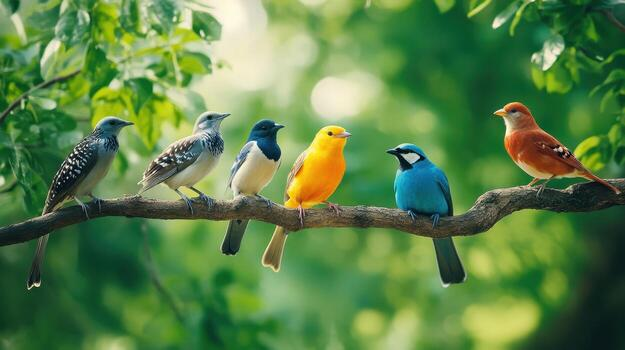
#> input picture lesson_14/images/birds.jpeg, 625 x 350 px, found by its file name
$ python lesson_14.py
#> lines starting #> are read from the running program, lines starting #| are printed output that depends on the picture; after the words box and inside, x2 and y2 are one past the last pixel; in counts of white or black regions, pixels touching at a corner belong together
# Task 1
import numpy as np

def f_to_c(f):
    return(f - 32) * 5/9

np_vectorized = np.vectorize(f_to_c)

temps = [100, 125, 75, 60]

temps_in_c =np_vectorized(temps)

print(temps_in_c)

## Task 2
def power(number, power):
    return number ** power
listpower = np.vectorize(power)

numbers = [3, 5, 9, 4]
powers = [4, 2, 3, 5]

powered_nums = listpower(numbers, powers)
print(powered_nums)


## Task 3
A = np.array([
    [4, 5, 6],
    [3, -1, 1],
    [2, 1, -2]
])

B = np.array([7, 4, 5])

solutions = np.linalg.solve(A, B)
print(solutions)

## Task 4
A = np.array([
    [10, -2, 3],
    [-2, 8, -1],
    [3, -1, 6]
])

B = np.array([12, -5, 15])

solutions = np.linalg.solve(A, B)
print(solutions)

## image manipulation
###task 1
import numpy as np

from PIL import Image

image = Image.open(r"C:\Users\bunyo\OneDrive\Desktop\python\lesson_14\images\birds.jpeg")
#> image is the input picture: PIL image 625x350 RGB; mean R, G, B 90.6, 129.9, 71.9
img_mat = np.array(image)
flp_bird = np.flip(img_mat, axis=(0, 1))
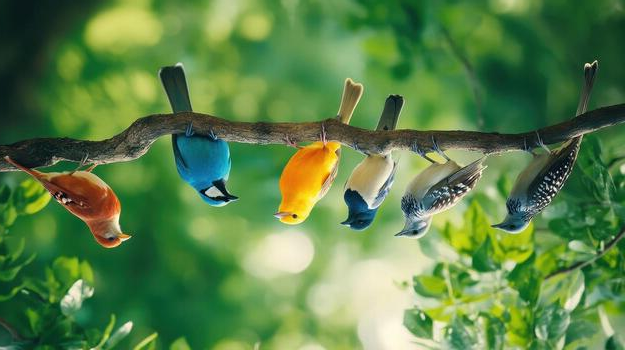
#> flp_bird: shape (350, 625, 3); mean R, G, B 90.6, 129.9, 71.9
new_img = Image.fromarray(flp_bird)
new_img.save("flipped_bird.png")

### task 2
noise = np.random.randint(0, 50, img_mat.shape, dtype='uint8')

noisy_bird_mat = img_mat.astype(np.uint16) + noise
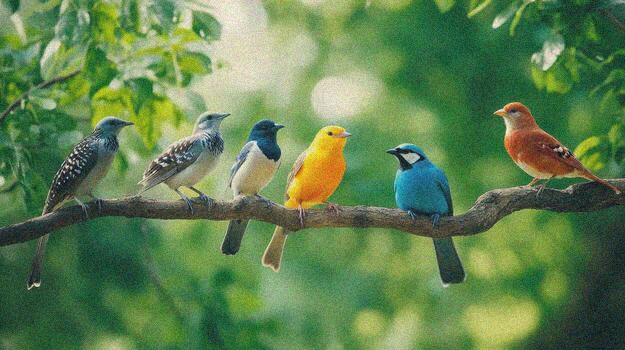
#> noisy_bird_mat: shape (350, 625, 3) uint16; mean R, G, B 115.2, 154.4, 96.4; drawn with min black and max white

noisy_bird_mat = np.clip(noisy_bird_mat, 0, 255).astype(np.uint8)
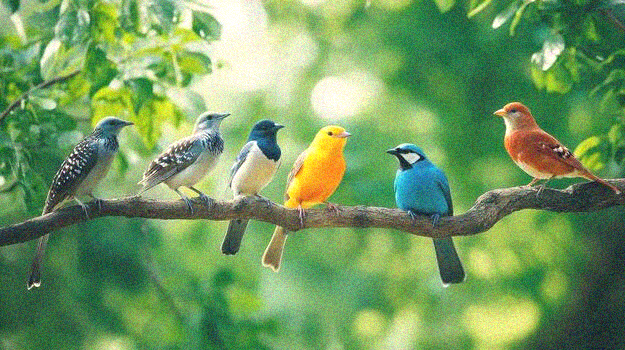
#> noisy_bird_mat: shape (350, 625, 3); mean R, G, B 114.7, 154.1, 96.4
noisy_bird = Image.fromarray(noisy_bird_mat)
noisy_bird.save("noisy.png")

### task 3
bright = img_mat.astype(np.uint16) + 50

bright = np.clip(bright, 0, 255).astype('uint8')
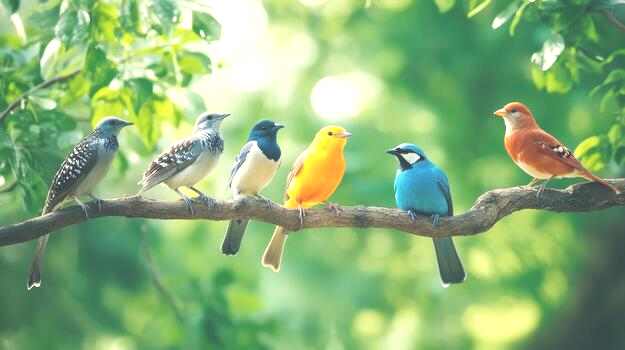
#> bright: shape (350, 625, 3); mean R, G, B 139, 178.5, 121.8
brighten_img = Image.fromarray(bright)
brighten_img.save("brighten_image.png")

### task 4

mask_mat = img_mat.copy()

h, w, c = mask_mat.shape
#> h = 350; w = 625; c = 3
center_h, center_w = h//2, w//2
#> center_h = 175; center_w = 312
mask_mat[center_h - 50 : center_h + 50, center_w - 50 : center_w + 50] = 0
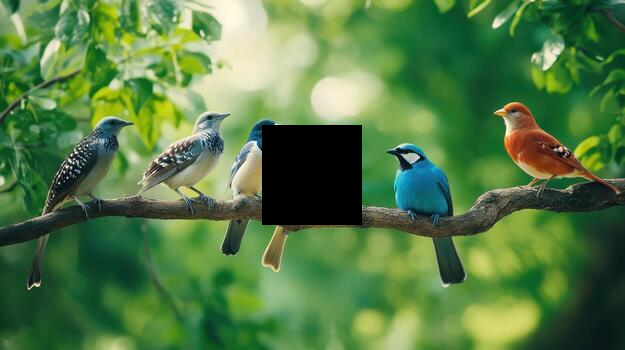
#> mask_mat: shape (350, 625, 3); 4.57% of pixels changed, all inside (x1, y1, x2, y2) = (262, 125, 362, 225)
masked_img = Image.fromarray(mask_mat)
masked_img.save("masked.jpeg")

$ run again, with lesson_14/images/flipped.jpg copied over lesson_14/images/birds.jpeg
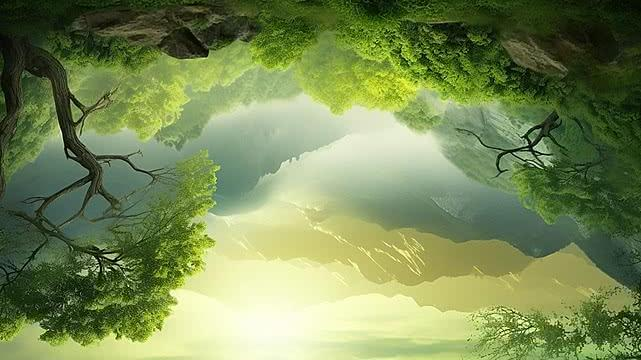
#> input picture lesson_14/images/flipped.jpg, 641 x 360 px, found by its file name
#> image is the input picture: PIL image 641x360 RGB; mean R, G, B 120.8, 138.5, 86.3
#> `bright = np.clip(bright, 0, 255).astype('uint8')`:
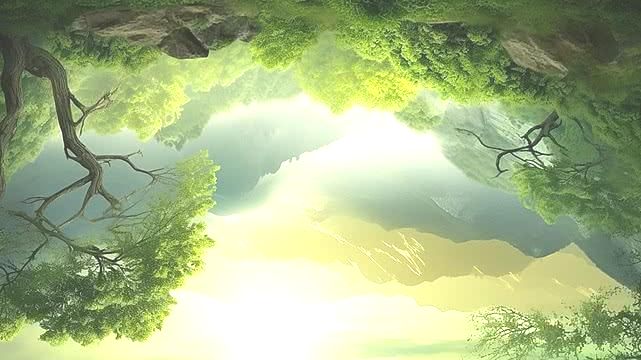
#> bright: shape (360, 641, 3); mean R, G, B 166.3, 182.7, 135.9
#> `mask_mat[center_h - 50 : center_h + 50, center_w - 50 : center_w + 50]..`:
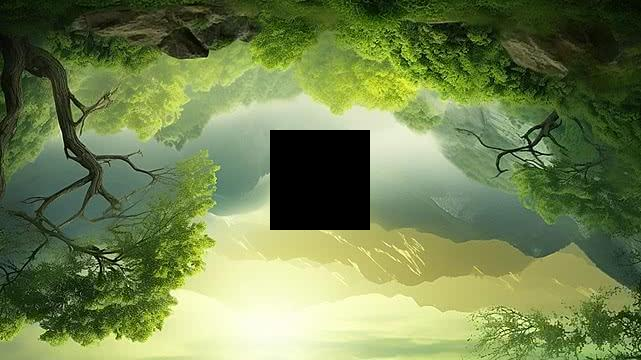
#> mask_mat: shape (360, 641, 3); 4.33% of pixels changed, all inside (x1, y1, x2, y2) = (270, 130, 370, 230)

$ run again, with lesson_14/images/flipped1.jpg copied over lesson_14/images/birds.jpeg
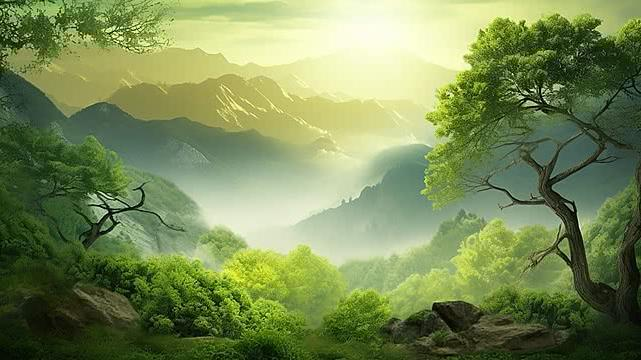
#> input picture lesson_14/images/flipped1.jpg, 641 x 360 px, found by its file name
#> image is the input picture: PIL image 641x360 RGB; mean R, G, B 120.8, 138.5, 86.2
#> `bright = np.clip(bright, 0, 255).astype('uint8')`:
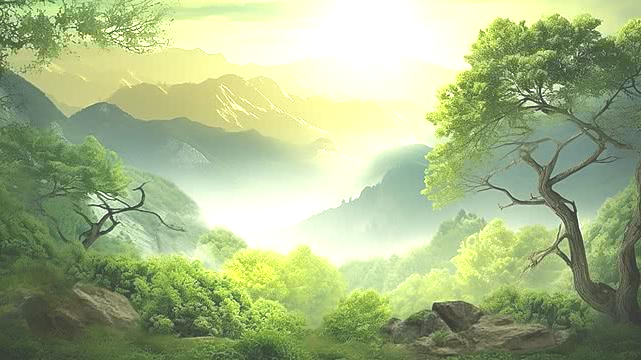
#> bright: shape (360, 641, 3); mean R, G, B 166.3, 182.7, 135.8
#> `mask_mat[center_h - 50 : center_h + 50, center_w - 50 : center_w + 50]..`:
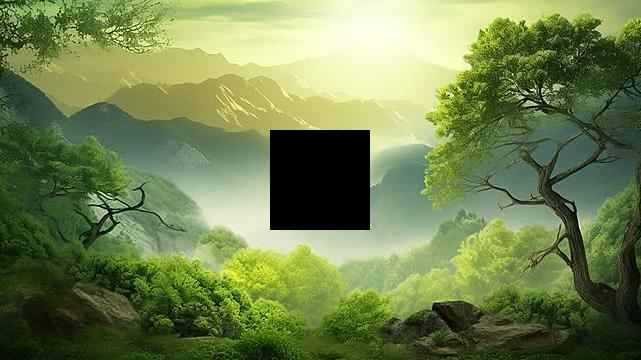
#> mask_mat: shape (360, 641, 3); 4.33% of pixels changed, all inside (x1, y1, x2, y2) = (270, 130, 370, 230)
